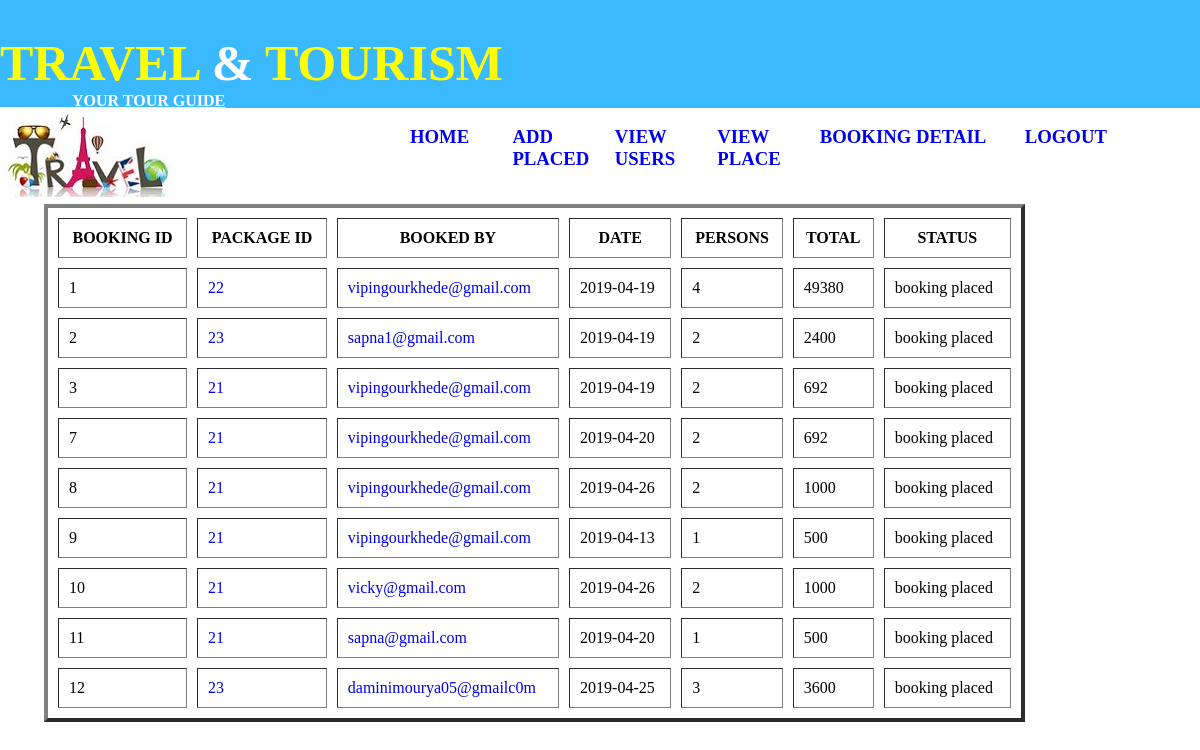
The app's page /admin/bookingdetails.php (signed in) with its own data.
### tables this page shows
CREATE TABLE IF NOT EXISTS `booking` (
  `bookingid` int(6) NOT NULL AUTO_INCREMENT,
  `packageid` int(6) NOT NULL,
  `bookedby` varchar(60) NOT NULL,
  `date` date NOT NULL,
  `noofperson` int(6) NOT NULL,
  `total` int(11) NOT NULL,
  `status` varchar(60) NOT NULL DEFAULT 'booking placed',
  PRIMARY KEY (`bookingid`)
);

### admin/bookingdetails.php (the view, shortened to what this page needs)
<html>
<head>
<link rel="stylesheet" type="text/css" href="grid.css">
</head>
<body>
<div class="container">
<?php
include('header.php');
?>
<div class="row">
<?php
$con=mysqli_connect("localhost","root",12345,"registration");
$q="select * from booking";
$result=mysqli_query($con,$q);
$result_rows=mysqli_fetch_array($result);
?>
<div class="col-6">
<div style="margin-left:70px;margin-top:40px;">
<table  align="right" border="4" width="180%" cellspacing="10px" cellpadding="10px">
<tr>
<th>BOOKING ID</th>
<th>PACKAGE ID</th>
<th>BOOKED BY</th>
<th>DATE</th>
<th>PERSONS</th>
<th>TOTAL</th>
<th>STATUS</th>
</tr>
<?php
do{
   ?>
   <tr>
<td><?php echo $result_rows[0];?></td>
<td><a href="viewplace.php?id=<?php echo $result_rows[1];?>"><?php echo $result_rows[1];?></a></td>
<td><a href="viewusers.php?id=<?php echo $result_rows[2];?>"><?php echo $result_rows[2];?></a></td>
<td><?php echo $result_rows[3];?></td>
<td><?php echo $result_rows[4];?></td>
<td><?php echo $result_rows[5];?></td>
<td><?php echo $result_rows[6];?></td>
</tr>
<?php
}
while($result_rows=mysqli_fetch_array($result))
?>
</div>
</div>
</body>
</html>

### admin/grid.css (style rules this page uses)
.container { width:100%; }
body { margin:0px; }
.col-6 { width:50% }
.row { margin-left:-15px; margin-right:-15px; }
.col-1,.col-2,.col-3,.col-4,.col-5,.col-6,.col-7,.col-8,.col-9,.col-10,.col-11,.col-12 { float:left }
.container { margin-right:auto; margin-left:auto; padding-left: 15px; padding-right:15px; }
.container { max-width:100%; }

### admin/bookingdetails.php (style rules this page uses)
a:link { text-decoration:none; }

### records on screen
booking: bookingid "1", packageid "22", bookedby "vipingourkhede@gmail.com", date "2019-04-19", noofperson "4", total "49380", status "booking placed"
booking: bookingid "2", packageid "23", bookedby "sapna1@gmail.com", date "2019-04-19", noofperson "2", total "2400", status "booking placed"
booking: bookingid "3", packageid "21", bookedby "vipingourkhede@gmail.com", date "2019-04-19", noofperson "2", total "692", status "booking placed"
booking: bookingid "7", packageid "21", bookedby "vipingourkhede@gmail.com", date "2019-04-20", noofperson "2", total "692", status "booking placed"
booking: bookingid "8", packageid "21", bookedby "vipingourkhede@gmail.com", date "2019-04-26", noofperson "2", total "1000", status "booking placed"
booking: bookingid "9", packageid "21", bookedby "vipingourkhede@gmail.com", date "2019-04-13", noofperson "1", total "500", status "booking placed"
booking: bookingid "10", packageid "21", bookedby "vicky@gmail.com", date "2019-04-26", noofperson "2", total "1000", status "booking placed"
booking: bookingid "11", packageid "21", bookedby "sapna@gmail.com", date "2019-04-20", noofperson "1", total "500", status "booking placed"
booking: bookingid "12", packageid "23", bookedby "daminimourya05@gmailc0m", date "2019-04-25", noofperson "3", total "3600", status "booking placed"
